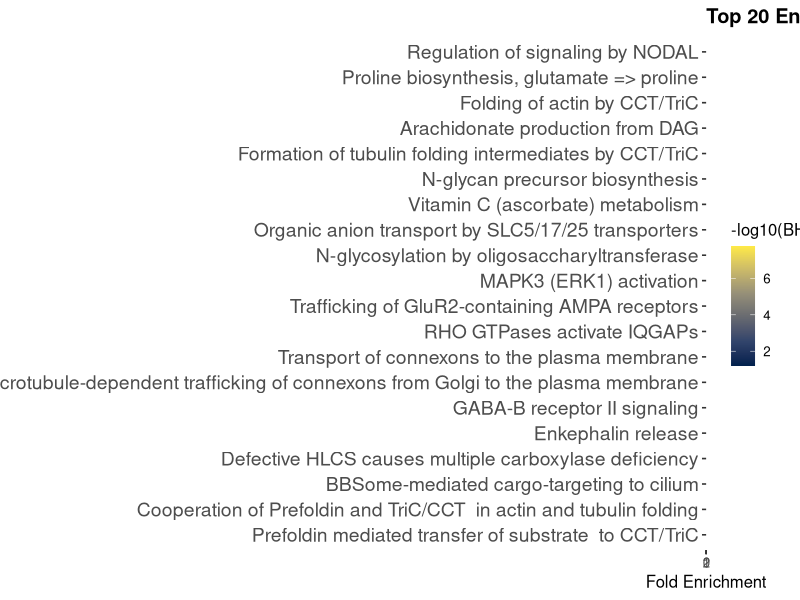
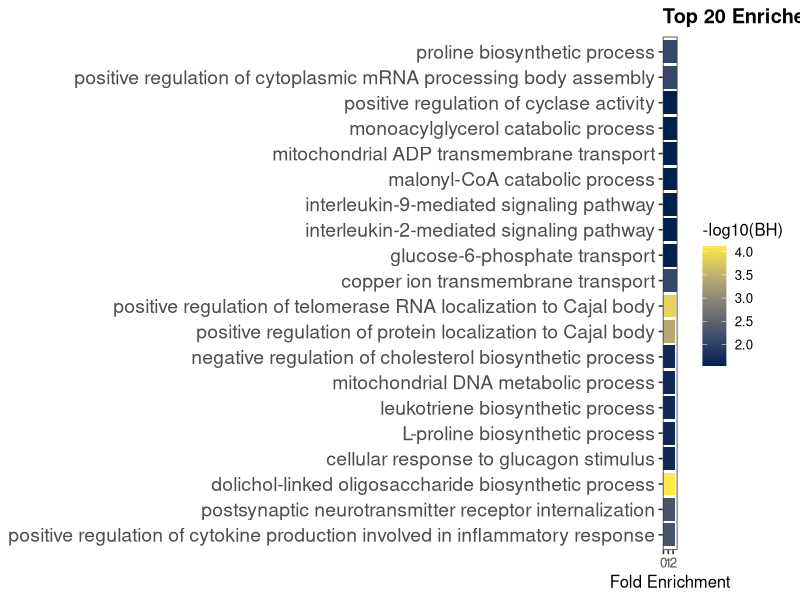
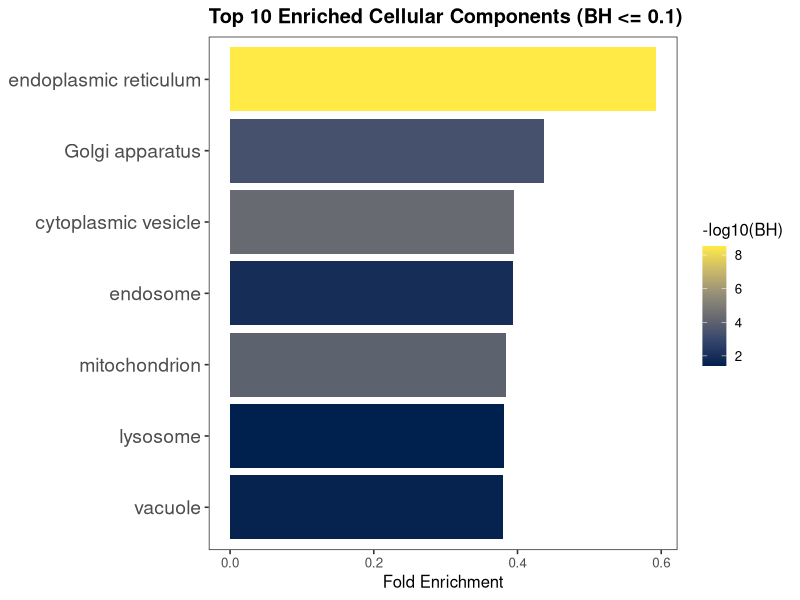
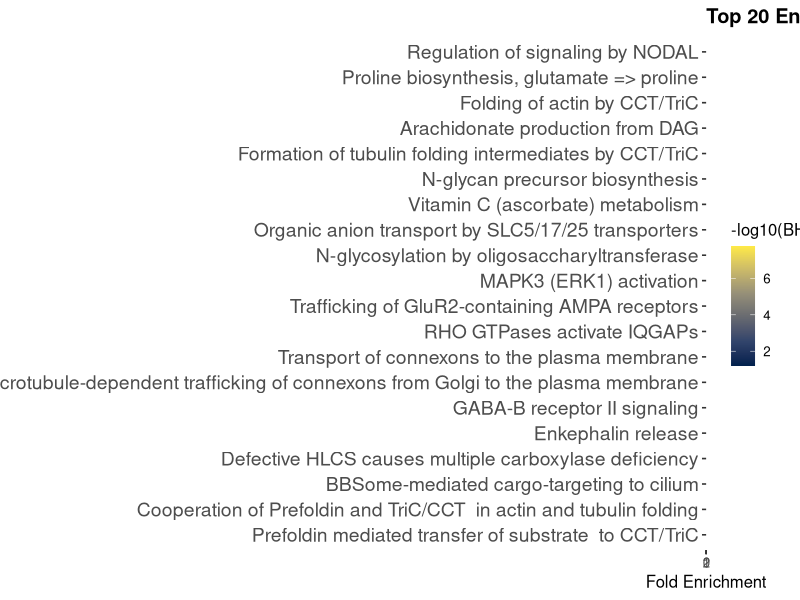
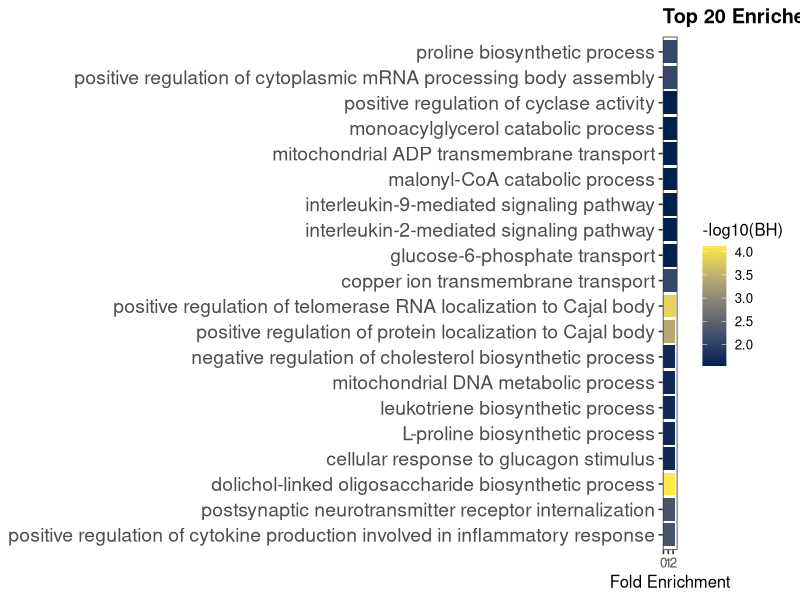
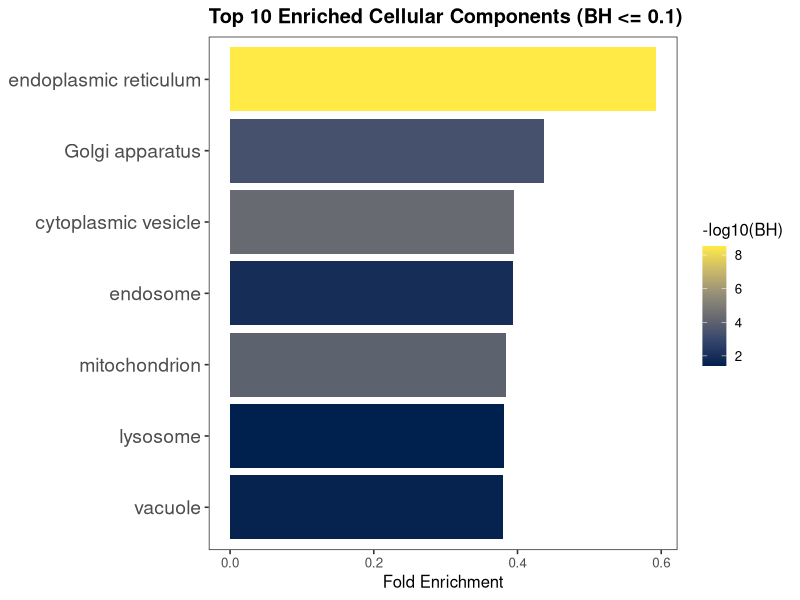

Source code (R) for these figures, in order:
library(dplyr)
library(ggplot2)
library(readr)
library(stringr)
library(forcats)

# ---------------------------------------------------------
# 1. INPUT
# ---------------------------------------------------------

enrich_df <- read.csv("Proteomic_output_txts/PANGEA_results/Acute_100vsVeh_100uMenrichment_2026-04-06 135232.csv",
                      check.names = FALSE)

outdir <- "Proteomic_Figs/PANGEA_top_terms_plots/Acute_100vsVeh_100enriched/"
dir.create(outdir, recursive = TRUE, showWarnings = FALSE)

bh_cutoff <- 0.1
colnames(enrich_df)
# ---------------------------------------------------------
# 2. CLEAN COLUMN TYPES
# ---------------------------------------------------------

enrich_df <- enrich_df %>%
  mutate(
    `Fold Enrichment` = as.numeric(`log2 fold`),
    `Benjamini & Hochberg` = as.numeric(`Benjamini & Hochberg`)
  )

# ---------------------------------------------------------
# 3. HELPER FUNCTION TO MAKE PLOTS
# ---------------------------------------------------------

make_enrichment_plot <- function(df, n_terms, title_text, out_file) {
  
  if (nrow(df) == 0) {
    message("No rows found for: ", title_text)
    return(NULL)
  }
  
  plot_df <- df %>%
    filter(!is.na(`Fold Enrichment`),
           !is.na(`Benjamini & Hochberg`),
           `Benjamini & Hochberg` <= bh_cutoff) %>%
    arrange(desc(`Fold Enrichment`), `Benjamini & Hochberg`) %>%
    distinct(`Gene Set Name`, .keep_all = TRUE) %>%
    slice_head(n = n_terms) %>%
    mutate(
      `Gene Set Name` = fct_reorder(`Gene Set Name`, `Fold Enrichment`)
    )
  
  if (nrow(plot_df) == 0) {
    message("No significant rows after BH filtering for: ", title_text)
    return(NULL)
  }
  
  library(viridis)
  
  p <- ggplot(plot_df,
              aes(x = `Fold Enrichment`,
                  y = `Gene Set Name`,
                  fill = -log10(`Benjamini & Hochberg`))) +
    geom_col() +
    labs(
      title = title_text,
      x = "Fold Enrichment",
      y = NULL,
      fill = "-log10(BH)"
    ) +
    scale_fill_viridis_c(option = "cividis") +
    theme_bw(base_size = 12) +
    theme(
      plot.title = element_text(face = "bold"),
      axis.text.y = element_text(size = 14),
      panel.grid.major = element_blank(),
      panel.grid.minor = element_blank()
    )
  
  print(p)
  
  ggsave(
    filename = file.path(outdir, out_file),
    plot = p,
    width = 10,
    height = 7
  )
  
  return(plot_df)
}

# ---------------------------------------------------------
# 4. DEFINE CATEGORIES
# ---------------------------------------------------------

pathway_categories <- c(
  "REACTOME pathway",
  "PANTHER Pathway H.sap",
  "KEGG Pathway H.sap"
)

bp_categories <- c(
  "GO Biological Processes",
  "Direct GO Biological Processes",
  "SLIM2 GO BP"
)

cc_categories <- c(
  "GO Cellular Component",
  "Direct GO Cellular Component",
  "SLIM2 GO CC"
  
)

# ---------------------------------------------------------
# 5. SUBSET TABLES
# ---------------------------------------------------------

pathway_df <- enrich_df %>%
  filter(`Gene Set Category` %in% pathway_categories)

bp_df <- enrich_df %>%
  filter(`Gene Set Category` %in% bp_categories)

cc_df <- enrich_df %>%
  filter(`Gene Set Category` %in% cc_categories)

# ---------------------------------------------------------
# 6. MAKE PLOTS
# ---------------------------------------------------------

top_pathways <- make_enrichment_plot(
  df = pathway_df,
  n_terms = 20,
  title_text = "Top 20 Enriched Pathways (BH <= 0.1)",
  out_file = "top20_pathways_BH0.1.pdf"
)

top_bp <- make_enrichment_plot(
  df = bp_df,
  n_terms = 20,
  title_text = "Top 20 Enriched Biological Processes (BH <= 0.1)",
  out_file = "top20_biological_processes_BH0.1.pdf"
)

top_cc <- make_enrichment_plot(
  df = cc_df,
  n_terms = 10,
  title_text = "Top 10 Enriched Cellular Components (BH <= 0.1)",
  out_file = "top10_cellular_components_BH0.1.pdf"
)

# ---------------------------------------------------------
# 7. WRITE TABLES USED FOR EACH PLOT
# ---------------------------------------------------------

if (!is.null(top_pathways)) {
  write.csv(top_pathways,
            file.path(outdir, "top20_pathways_BH0.1.csv"),
            row.names = FALSE)
}

if (!is.null(top_bp)) {
  write.csv(top_bp,
            file.path(outdir, "top20_biological_processes_BH0.1.csv"),
            row.names = FALSE)
}

if (!is.null(top_cc)) {
  write.csv(top_cc,
            file.path(outdir, "top10_cellular_components_BH0.1.csv"),
            row.names = FALSE)
}
